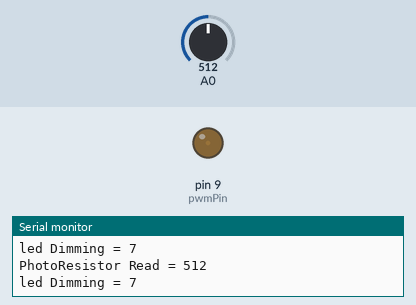
This sketch was run on a simulated Arduino Uno, built with avr-gcc and run on an emulated ATmega328P. Shown: output pins drawn as LEDs (lit = HIGH), the last lines printed to the serial monitor. The inputs (shaded band) are chosen by the test bench; at power-on: A0 = 512.

Above: at 1.2 s.
1.3 s: A0 set to 716
At 1.7 s:
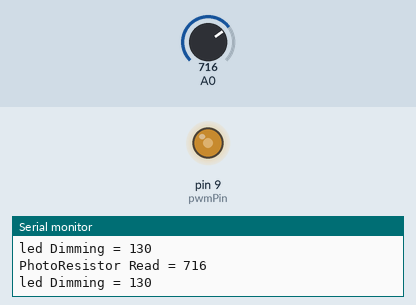
2.8 s: A0 set to 900
At 3.2 s:
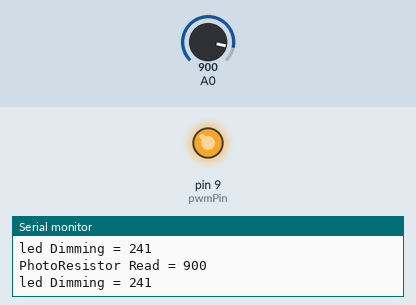
4.3 s: A0 set to 306
At 4.8 s:
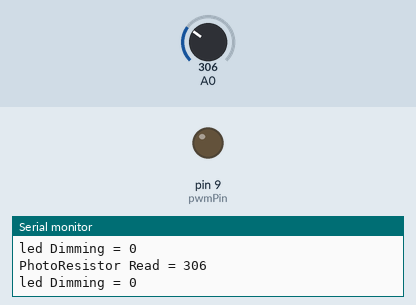
Timing chart, 0 to 7.3 s (numbered marks = the images above; inputs shaded):
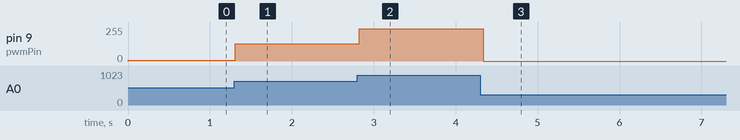

The sketch:

14_2.ino
```cpp
int sensorValue = 0;
int ledDimming = 0;
int pwmPin = 9;

void setup()
{
  pinMode(A0, INPUT);
  Serial.begin(9600);

  pinMode(pwmPin, OUTPUT);
}

void loop()
{
  sensorValue = analogRead(A0);
  Serial.print("PhotoResistor Read = ");
  Serial.println(sensorValue);

  ledDimming = map(sensorValue, 500, 923, 0, 255);
  if(ledDimming <0) ledDimming = 0;

  Serial.print("led Dimming = ");
  Serial.println(ledDimming);

  analogWrite(pwmPin, ledDimming);
  delay(100); // Wait for 100 millisecond(s)
}
```

Measured:
- after the input at 1.3 s, pin 9 (pwmPin): 7/255 → 130/255 at once
- after the input at 2.8 s, pin 9 (pwmPin): 130/255 → 241/255 at once
- after the input at 4.3 s, pin 9 (pwmPin): 241/255 → 0/255 at once
